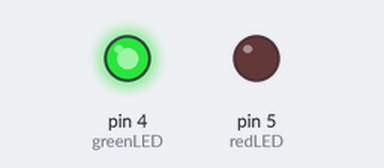
Recording of a sketch running on a simulated Arduino Uno, built with avr-gcc and run on an emulated ATmega328P. Shown: output pins drawn as LEDs (lit = HIGH).

Above: at 0.12 s.
At 2.0 s:
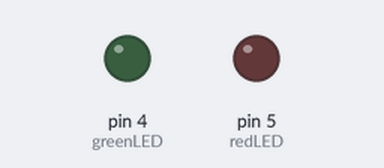
At 5.37 s:
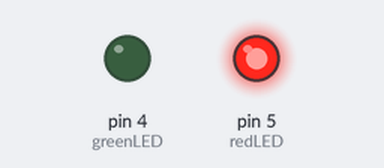
Timing chart, 0 to 5.8 s (numbered marks = the images above):
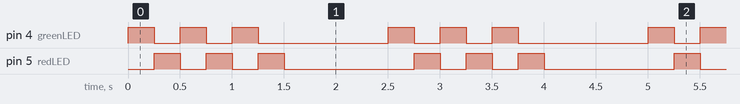

The sketch:

Unit_3_Lab_Challenge_Program.ino
```cpp
/*  Title: Unit 3 Lab Challenge Program
 *  Purpose: Alternate flashing between two LED 3 times, then turn both off for 1 second
 *  Author: Andy Davis
 *  Date: 3/28/2021
 *  Green LED connected to pin D4
 *  Red LED connected to pin D5
 */

const int greenLED = 4;
const int redLED = 5;

void setup() {
  pinMode(greenLED, OUTPUT);
  pinMode(redLED, OUTPUT);
}

void loop() {
  digitalWrite(greenLED, HIGH);
  delay(250);
  digitalWrite(greenLED, LOW);
  digitalWrite(redLED, HIGH);
  delay(250);
  digitalWrite(redLED, LOW);
  digitalWrite(greenLED, HIGH);
  delay(250);
  digitalWrite(greenLED, LOW);
  digitalWrite(redLED, HIGH);
  delay(250);
  digitalWrite(redLED, LOW);
  digitalWrite(greenLED, HIGH);
  delay(250);
  digitalWrite(greenLED, LOW);
  digitalWrite(redLED, HIGH);
  delay(250);
  digitalWrite(redLED, LOW);
  delay(1000);
}
```

Measured:
- by itself, pin 4 (greenLED), pin 5 (redLED): repeats every 2.5 s: 2 × (LOW 0.25 s, HIGH 0.25 s), LOW 1.3 s, HIGH 0.25 s
- by itself, everything shown: repeats every 2.5 s, in 7 steps
